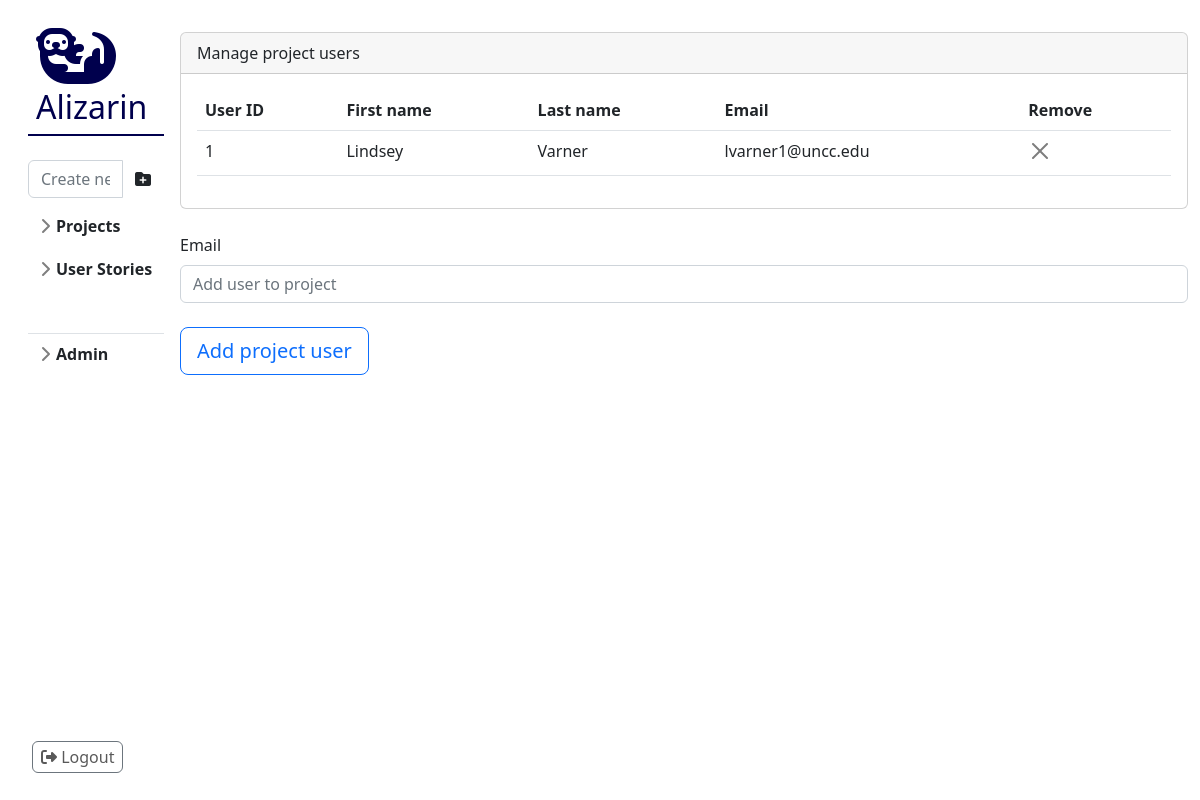
Page /users/1 (signed in) on the committed database.
### src/model/user.py (models this page shows, shortened)
class User(db.Model):
    __tablename__ = "users"
    user_id = db.Column(db.Integer, primary_key=True)
    first_name: str = db.Column(db.String(128))
    last_name: str = db.Column(db.String(128))
    email: str = db.Column(db.String(128))
    password_hash: str = db.Column(db.String(256))
    projects = db.relationship('Project', secondary='project_users', back_populates='users')
    created_at: datetime = db.Column(DateTime, default=datetime.utcnow)

### app.py (the view)
@app.route('/users/<project_id>', methods=['POST', 'GET'])
def users(project_id):
    project_form = ProjectForm()
    user_form = UserForm()
    user = db.session.query(User).filter_by(user_id=session.get('user_id')).one()
    active_project = db.session.query(Project).filter_by(project_id=project_id).one()
    is_owner = (active_project.created_by.user_id is user.user_id)
    if not is_owner:
        return redirect(url_for('project'))
    return render_template("app/users.html",
                           is_owner=is_owner,
                           project_form=project_form,
                           user_form=user_form,
                           active_project=active_project,
                           projects=user.projects)

### src/form.py
class ProjectForm(FlaskForm):
    class Meta:
        csrf = False
    name = StringField('Project name', validators=[Length(1, 32)])
    submit = SubmitField('Create project')

class UserForm(FlaskForm):
    class Meta:
        csrf = False
    email = StringField('Email', [Email(message='Invalid email address.'), DataRequired()])
    submit = SubmitField('Add project user')

### templates/app/users.html (shortened to what this page needs)
{% extends 'app/layout/default.html' %}
{% block stylesheets %}
    <link rel="stylesheet" href="{{ url_for('static', filename='css/app/projects.css') }}">
{% endblock %}
{% block content %}
    <div class="card">
        <div class="card-header">
            Manage project users
        </div>
        <div class="card-body">
            <table class="table">
                <thead>
                <tr>
                    <th scope="col">User ID</th>
                    <th scope="col">First name</th>
                    <th scope="col">Last name</th>
                    <th scope="col">Email</th>
                    <th scope="col">Remove</th>
                </tr>
                </thead>
                <tbody>
                {% for u in active_project.users %}
                    <tr>
                        <td>{{ u.user_id }}</td>
                        <td>{{ u.first_name }}</td>
                        <td>{{ u.last_name }}</td>
                        <td>{{ u.email }}</td>
                        <td>
                            <a href="{{ url_for('user_remove', project_id=active_project.project_id, user_id=u.user_id) }}"
                               class="btn btn-close mb-1" role="button"
                               aria-label="Close"></a>
                        </td>
                    </tr>
                {% endfor %}
                </tbody>
            </table>
        </div>
    </div>
    <div class="row my-4">
        <form method="POST" action="{{ url_for('user_add', project_id=active_project.project_id) }}">
            {{ user_form.email.label(class_="mb-2") }}
            {{ user_form.email(class_="form-control", placeholder_="Add user to project") }}
            {{ user_form.submit(class_="btn btn-lg btn-outline-primary btn-block my-4") }}
        </form>
    </div>
{% endblock %}

### static/css/app/layout/default.css (style rules this page uses)
* { padding: 0; margin: 0; }

### rows in the picture
User: user_id "1", first_name "Lindsey", last_name "Varner", email "lvarner1@uncc.edu"

### other values in the picture
{{ user_form.email.label(class_="mb-2") }} "Email"
